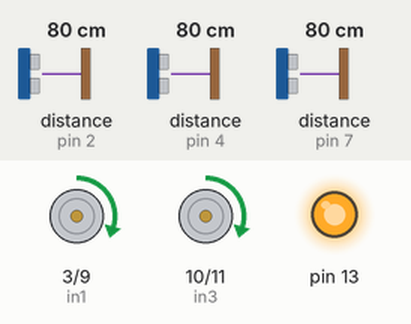
Bench run of a sketch on a simulated Arduino Uno, built with avr-gcc and run on an emulated ATmega328P. Parts: motor-driver pin pairs drawn as motors (green arrow = first pin HIGH = forward, orange = second pin HIGH = backward, longer = more drive), output pins drawn as LEDs (lit = HIGH). Wiring (inferred from the names in the program): 3 × ultrasonic range finder: trigger pin 5, echo pin 4 / trigger pin 6, echo pin 7 / trigger pin 8, echo pin 2. The test bench sets the inputs (shaded band); at power-on: distance to the obstacle (sensors on pin 2, pin 7, pin 4) 80 cm. The echo pulse lasts 58.3 µs per cm; pins used as bus, display or sensor lines are not drawn.

Above: at 1.6 s.
1.7 s: distance to the obstacle (sensor on pin 2) set to 24 cm
5.2 s: distance to the obstacle (sensor on pin 2) set to 18 cm
At 6.2 s:
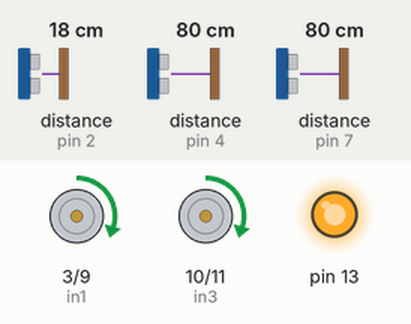
6.7 s: distance to the obstacle (sensor on pin 7) set to 9 cm
At 7.0 s:
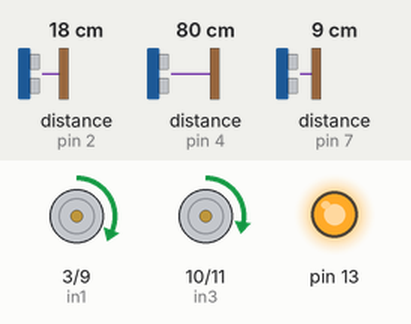
10.2 s: distance to the obstacle (sensor on pin 4) set to 10 cm
13.7 s: distance to the obstacle (sensor on pin 4) set to 7 cm
At 14.44 s:
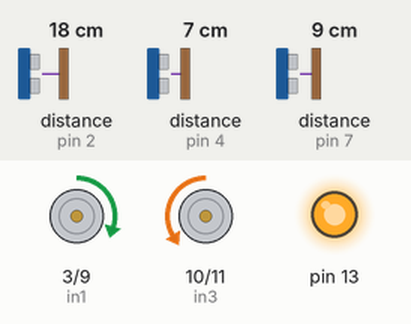
17.6 s: distance to the obstacle (sensor on pin 7) set to 19 cm
21.1 s: distance to the obstacle (sensor on pin 7) set to 24 cm
At 21.77 s:
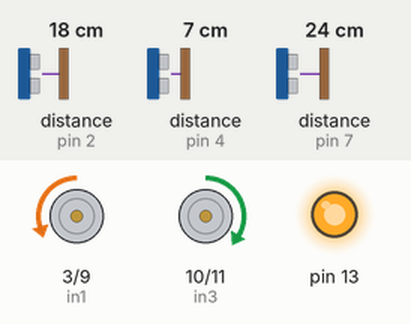
Timing chart, 0 to 26.2 s (numbered marks = the images above; inputs shaded):
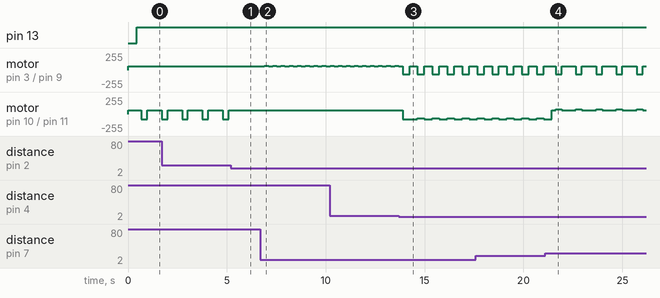

Measured:
- the behaviour switches between 22 and 21 cm on distance to the obstacle (sensor on pin 2) (found by bisection; images 0 and 1)
- the behaviour switches between 9 and 8 cm on distance to the obstacle (sensor on pin 4) (found by bisection; images 2 and 3)
- the behaviour switches between 21 and 22 cm on distance to the obstacle (sensor on pin 7) (found by bisection; images 3 and 4)
- after the input at 5.2 s, motor on pin 10 (in3) / pin 11 (in4): stays forward 60/255 (without the input it goes to backward 75/255 after 0.63 s)
- after the input at 6.7 s, motor on pin 3 (in1) / pin 9 (in2): alternates forward 66/255 for 0.21 s and forward 60/255 for 0.21 s, starting after 0.20 s; motor on pin 10 (in3) / pin 11 (in4): alternates forward 60/255 for 0.21 s and forward 53/255 for 0.21 s, starting after 0.20 s
- after the input at 13.7 s, motor on pin 3 (in1) / pin 9 (in2): alternates forward 60/255 for 0.40 s and backward 60/255 for 0.35 s, starting after 0.19 s
- after the input at 21.1 s, motor on pin 3 (in1) / pin 9 (in2): alternates forward 60/255 for 0.72 s and backward 60/255 for 0.30 s, starting after 0.53 s
- by itself, motor on pin 10 (in3) / pin 11 (in4): alternates backward 75/255 for 0.30 s and forward 60/255 for 0.73 s

The sketch:

laberinto_v4_derecha.ino
```cpp
// Definimos los ultrasonicos por cada lado
/*
  Todos las posiciones es en base al robot.
    Ej:
      Derecha -> Derecha del robot
        (En nuestro caso sera izquierda)
    violeta -> gnd
    blanco -> positivo
*/
// Derecha
#define trig_der 8
#define echo_der 2

// Frente
#define trig_frente 5
#define echo_frente 4

// Izquierda
#define trig_izq 6
#define echo_izq 7

// Definimos los motores
#define in1 3
#define in2 9
#define in3 10
#define in4 11

// Velocidad
#define velocidad 60
#define k 0.7

float error;

// Definimos una variable p/ valor anterior
int valor_anterior = 0;
int distancia_muro = 20;

int sensorFrente = 0;
int sensorDerecha = 0;
int sensorIzquierda = 0;

int velocidadIzquierda = 0;
int velocidadDerecha = 0;

void setup()
{
  // Definimos los componentes a ocupar
  /*
      Ultrasonicos
  */

  // DERECHA
  pinMode(trig_der, OUTPUT);
  pinMode(echo_der, INPUT);
  // FRENTE
  pinMode(trig_frente, OUTPUT);
  pinMode(echo_frente, INPUT);
  // IZQUIERDA
  pinMode(trig_izq, OUTPUT);
  pinMode(echo_izq, INPUT);

  /*
      Motores
  */
  pinMode(in1, OUTPUT);
  pinMode(in2, OUTPUT);
  pinMode(in3, OUTPUT);
  pinMode(in4, OUTPUT);

  /*
      Monitor Serial
  */
  //Serial.begin(9600);
  pinMode(13, OUTPUT);
  avanzar();
  delay(250);
}

void loop()
{
  digitalWrite(13, HIGH);
  sensorDerecha = distanciaDerecha();
  sensorFrente = distanciaFrente();
  sensorIzquierda = distanciaIzquierda();


  //Serial.println(sensorDerecha);

  if (sensorDerecha > distancia_muro) {
    // Gira a la derecha
      avanzar();
      girarDerecha();
      avanzar();
      delay(320);
    //}
    //delay(100);
  } else if (sensorFrente > 7) {
    // Sigue recto
    //avanzar();

    error = sensorIzquierda - sensorDerecha;
    if(abs(error) < 2){
      error = 0;
    }else{
      if(abs(error) < 10){
        velocidadIzquierda = velocidad - (k * error);
        velocidadDerecha = velocidad + (k * error);
        avanzar(velocidadDerecha, velocidadIzquierda);
      }else{
        error = 0;
        velocidadIzquierda = velocidad - (k * error);
        velocidadDerecha = velocidad + (k * error);
        avanzar(velocidadDerecha, velocidadIzquierda);
      }

    }

  }
  else if(sensorIzquierda > distancia_muro){
    // Gira a la izquierda
      avanzar();
      girarIzquierda();
      avanzar();
      delay(320);

  }else{
      reversa();
      girarDerecha();
      delay(100);

  }
}

long u_distancia(int trigger_pin, int echo_pin) {
  digitalWrite(trigger_pin, LOW);
  delayMicroseconds(2);
  digitalWrite(trigger_pin, HIGH);
  delayMicroseconds(10);
  digitalWrite(trigger_pin, LOW);
  long microseconds = pulseIn(echo_pin , HIGH);
  long u_distancia;
  u_distancia = microseconds / 29 / 2;
  /*
  if(u_distancia != 0){
   valor_anterior = u_distancia;
  }
  if (u_distancia == 0) {
    u_distancia = valor_anterior;
  }*/
  return u_distancia;
}

long distanciaDerecha(){
  return u_distancia(trig_der, echo_der);
}

long distanciaFrente(){
  return u_distancia(trig_frente, echo_frente);
}

long distanciaIzquierda(){
  return u_distancia(trig_izq, echo_izq);
}

// Funciones de movimiento
void avanzar(){
  analogWrite(in1, velocidad);
  analogWrite(in2, 0);
  analogWrite(in3, velocidad);
  analogWrite(in4, 0);
  delay(200);
  //Serial.println("Avanzar ");
}

void avanzar(int velocidadDerecha, int velocidadIzquierda){
  analogWrite(in1, velocidadIzquierda);
  analogWrite(in2, 0);
  analogWrite(in3, velocidadDerecha);
  analogWrite(in4, 0);
  delay(200);
}

void reversa(){
  analogWrite(in1, 0);
  analogWrite(in2, velocidad);
  analogWrite(in3, 0);
  analogWrite(in4, velocidad);
  delay(350);
  //Serial.print("Reversa ");
  //Serial.println(distanciaFrente());
}

void detener(){
  //Serial.println("Detener");
  analogWrite(in1, 0);
  analogWrite(in2, 0);
  analogWrite(in3, 0);
  analogWrite(in4, 0);
}

void girarIzquierda(){

  analogWrite(in1, 0);
  analogWrite(in2, 60);
  analogWrite(in3, 60 +15);
  analogWrite(in4, 0);
  delay(300);

}

void girarDerecha(){
  analogWrite(in1, 60);
  analogWrite(in2, 0);
  analogWrite(in3, 0);
  analogWrite(in4, 60 +15);
  delay(300);
}
```
